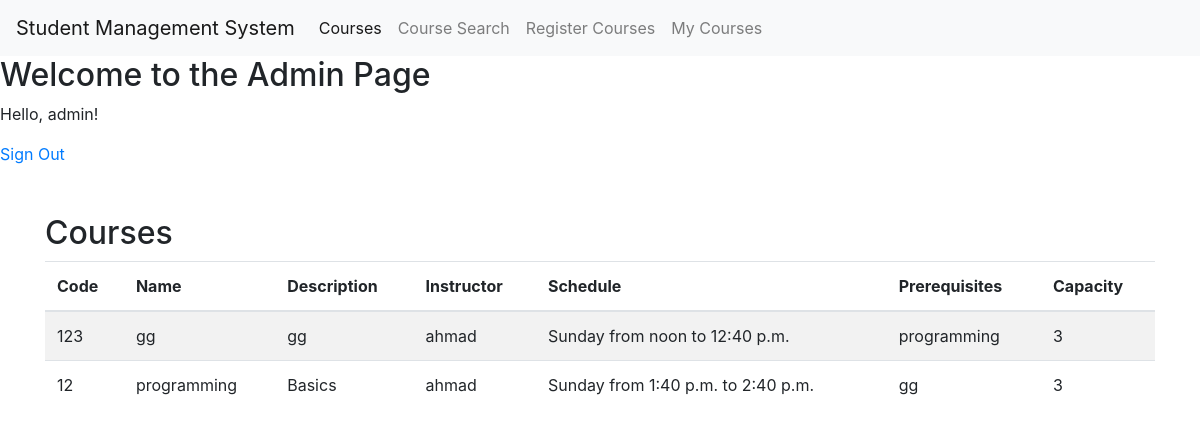
Before: /dash/ (signed in) with the older database file.
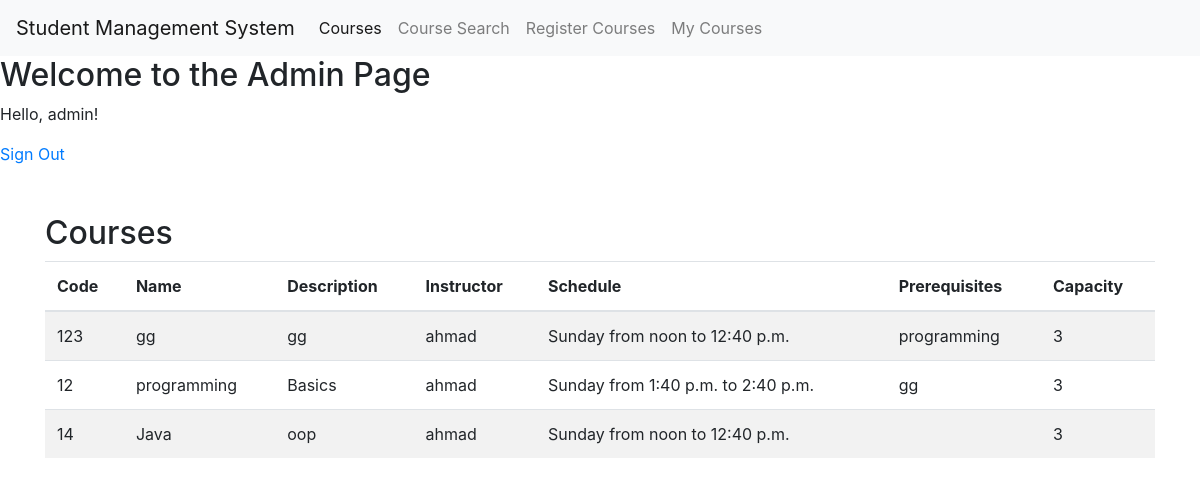
After: the same page with the newer database file.
### app/models.py (models this page shows, shortened)
class Course(models.Model):
    code = models.CharField(max_length=10, unique=True)
    name = models.CharField(max_length=200)
    description = models.TextField()
    instructor = models.ForeignKey(Instructor, on_delete=models.CASCADE)
    schedule = models.ForeignKey('CourseSchedule', on_delete=models.CASCADE)
    prerequisites = models.ManyToManyField('self', related_name='prerequisite_courses', blank=True)
    capacity = models.IntegerField()

class Instructor(models.Model):
    name = models.CharField(max_length=100)

class CourseSchedule(models.Model):
    id = models.AutoField(primary_key=True)
    days = models.CharField(max_length=10)
    start_time = models.TimeField()
    end_time = models.TimeField()
    room_no = models.CharField(max_length=10)

### app/views.py (the view)
# urls.py: path('dash/', views.dashBoard, name='dash'),
@login_required
def dashBoard(request):
    courses = Course.objects.all()
    return render(request, 'dashboard.html', {'courses': courses})

### app/templates/dashboard.html (shortened to what this page needs)
<!DOCTYPE html>
<html lang="en">
<head>
    <link href="https://stackpath.bootstrapcdn.com/bootstrap/4.5.2/css/bootstrap.min.css" rel="stylesheet">
</head>
<body>
    <nav class="navbar navbar-expand-lg navbar-light bg-light">
        <a class="navbar-brand" href="#">
            Student Management System
        </a>
        <div class="collapse navbar-collapse" id="navbarSupportedContent">
            <ul class="navbar-nav mr-auto">
                <li class="nav-item active">
                    <a class="nav-link" href="#courses">Courses</a>
                </li>
                <li class="nav-item">
                    <a class="nav-link" href="{% url 'course_search' %}">Course Search</a>
                </li>
                <li class="nav-item">
                    <a class="nav-link" href="{% url 'register_courses' %}">Register Courses</a>
                </li>
                <li class="nav-item">
                    <a class="nav-link" href="{% url 'register_courses' %}">My Courses</a>
                </li>
            </ul>
        </div>
    </nav>
    {% block content %}
    <h2>Welcome to the Admin Page</h2>
    <p>Hello, {{ user.username }}!</p>
    <a href="{% url 'login' %}">Sign Out</a>
    <div class="container mt-5">
        <div class="row">
            <div class="col">
                <h2>Courses</h2>
                <table class="table table-striped">
                    <thead>
                        <tr>
                            <th>Code</th>
                            <th>Name</th>
                            <th>Description</th>
                            <th>Instructor</th>
                            <th>Schedule</th>
                            <th>Prerequisites</th>
                            <th>Capacity</th>
                        </tr>
                    </thead>
                    <tbody>
                        {% for course in courses %}
                            <tr>
                                <td>{{ course.code }}</td>
                                <td>{{ course.name }}</td>
                                <td>{{ course.description }}</td>
                                <td>{{ course.instructor.name }}</td>
                                <td>{{ course.schedule.days }} from {{ course.schedule.start_time }} to {{ course.schedule.end_time }}</td>
                                <td>
                                    {% for prereq in course.prerequisites.all %}
                                        {{ prereq.name }}{% if not forloop.last %}, {% endif %}
                                    {% endfor %}
                                </td>
                                <td>{{ course.capacity }}</td>
                            </tr>
                        {% endfor %}
                    </tbody>
                </table>
            </div>
        </div>
    </div>
    {% endblock content %}
</body>
</html>

Changed rows visible on the page:
added Course: code "14", name "Java", description "oop", instructor.name "ahmad", schedule.days "Sunday", schedule.start_time "noon", schedule.end_time "12:40 p.m.", capacity "3", shown under "Courses"
